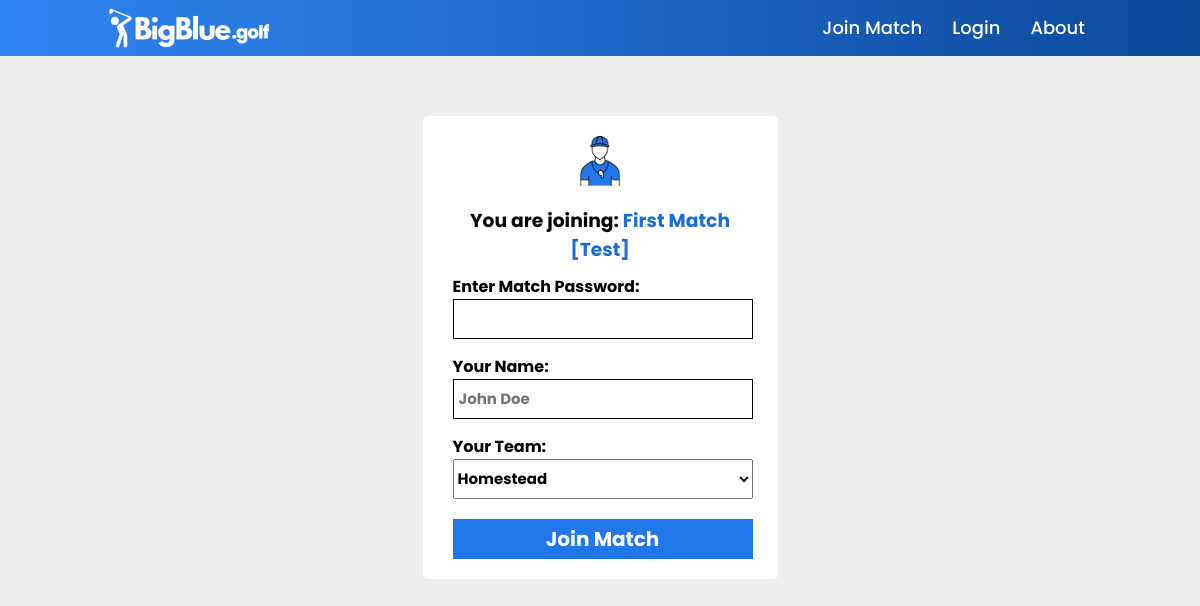
The page /box_office/16 on the database as committed earlier.
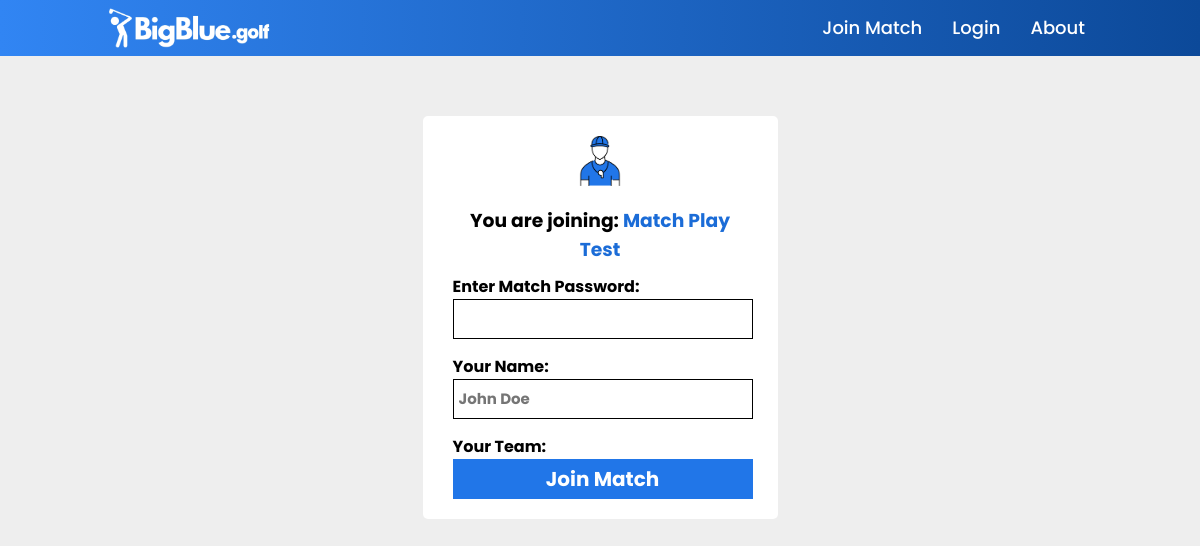
The same page on the database as committed later.
### main.py (models this page shows, shortened)
class match(db.Model):
    _id = db.Column("id", db.Integer, primary_key=True)
    match_name = db.Column(db.String(50))
    match_course = db.Column(db.String(50))
    event_type = db.Column(db.String(1))
    match_type = db.Column(db.String(25))
    start_time = db.Column(db.String(25))
    end_time = db.Column(db.String(25))
    teams1 = db.Column(db.String())
    total_players = db.Column(db.Integer)
    scores_file = db.Column(db.String(50))
    match_code = db.Column(db.String(6))
    match_password = db.Column(db.String())
    created_by = db.Column(db.String())
    match_live = db.Column(db.Integer, default=0)

### main.py (the view, shortened to what this page needs)
@app.route("/box_office/<match1>", methods=['GET', 'POST'])
def box_office(match1):
    match1 = match.query.filter_by(_id=match1).first()
    eventtype = (match1.event_type, match1.teams1.split("~"))
    return render_template('box_office.html', data=match1, data1=eventtype)

### templates/box_office.html (shortened to what this page needs)
{% if data1 == 'coach' %}
    {% extends "indexcontentcoachlogin.html" %}
{% elif data1 == 'player' %}
    {% extends "indexcontentplayerlogin.html" %}
{% else %}
    {% extends "indexcontent.html" %}
{% endif %}
{% block content %}
<link rel="stylesheet" href="{{ url_for('static', filename='styles/style.css') }}">
    <body>
        <div class="player-form-container">
            <form class="player-join-form" action="#" method="post">
                <img src="{{ url_for('static', filename='logo graphics/whistle.png') }}" alt="">
                {% if data %}
                    <h3 id="match-name-display">You are joining: <span style="color: #1b6cd7;">{{data.match_name}}</span></h3>
                {% endif %}
                <label for="enter-match-textbox">Enter Match Password:</label><br>
                <input type="password" id="enter-match-textbox" name="password_entry"></input><br>
                <label for="">Your Name:</label><br>
                <input placeholder="John Doe" type="text" id="enter-match-textbox" name="name_entry" maxlength="25"></input><br>
                <label for="team-select">Your Team:</label><br>
                {% if data1[0] == 'Teams' %}
                <select id="team-select" name="team_select">
                    {% for team in data1[1] %}
                        <option value="{{team}}">{{team}}</option>
                    {% endfor %}
                </select>
                {% endif %}
                <input type="submit" value="Join Match" name="submit-joincode" id="joincode-submit-button">
            </form>
        </div>
    </body>
{% endblock %}

### templates/indexcontent.html (shortened to what this page needs)
<!DOCTYPE html>
<html>
    <head>
    </head>
    <body>
        <header>
            <a href="/">
                <img id="logo-image" src="{{ url_for('static', filename='logo graphics/BigBlue_NewLogo-White.png') }}" class="logo">
            </a>
            <ul class="navigation">
                <li><a href="/joincode">Join Match</a></li>
                <li><a href="/login">Login</a></li>
                <li><a href="/about">About</a></li>
            </ul>
        </header>
        {% block content %}
        {% endblock %}
    </body>
</html>

### static/styles/style.css (style rules this page uses)
* { padding: 0; margin: 0; box-sizing: border-box; font-family: bigBlueBold; }
header { top: 0; left: 0; position: relative; display: flex; justify-content: space-between; width: 100%; align-items: center; background-image: linear-gradient(to right, #3185f3, #0c4999); z-index: 10; padding: 8px 100px; }
header .logo { max-width: 180px; max-height: 180px; position: relative; background-color: transparent; text-decoration: none; padding: 0; margin: 0; display: block; }
header a { text-decoration: none; background-color: transparent; }
header .navigation { display: flex; justify-content: center; flex-wrap: wrap; background-image: transparent; border: none; text-decoration: none; font-family: bigBlueMedium; align-items: center; }
header .navigation li { list-style: none; margin: 0px 15px; border: none; text-decoration: none; background-color: transparent; font-family: bigBlueMedium; align-items: center; }
header .navigation li a { color: white; text-decoration: none; font-size: 18px; border: none; background-color: transparent; font-family: bigBlueMedium; }
html, body { height: 100%; background-color: #eeeeee; }
.player-form-container { justify-content: center; display: flex; margin-top: 5%; }
.player-form-container .player-join-form { background-color: white; padding: 20px 30px; border-radius: 5px; max-width: 355px; margin-bottom: 5%; }
.player-form-container .player-join-form label { background-color: white; }
.player-form-container .player-join-form img { height: 50px; width: 50px; margin-left: auto; margin-right: auto; display: block; margin-bottom: 20px; background-color: white; }
#joincode-submit-button { width: 300px; height: 40px; font-size: 20px; text-align: center; color: white; background: #2176e8; border: none; cursor: pointer; }
#match-name-display { margin-bottom: 10px; text-align: center; }
#enter-match-textbox { height: 40px; width: 300px; padding: 5px; font-size: 15px; margin-bottom: 15px; border: 0.25px solid black; background-color: white; }

Rows that differ between the two databases and show on the page:
changed match: match_name "First Match [Test]" → "Match Play Test"
Other text that changed with them:
form field team_select: "Homestead" → (not shown)
